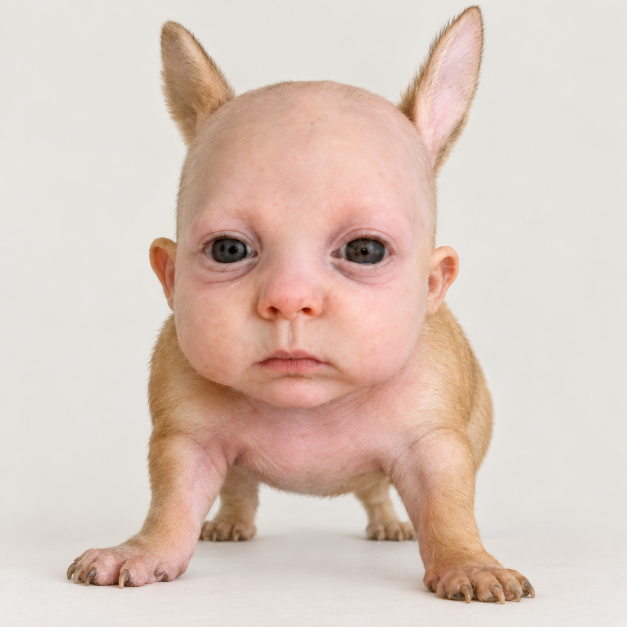
#> input picture art/reference/bunnidog_texture_source.png, 1254 x 1254 px (shown at 1/2 size)
$ python preview_apex_combat.py
#> lines starting #> are read from the running program, lines starting #| are printed output that depends on the picture
### art/sculpt_bunnidog.py
"""Hand-shaped Bunnidog surfaces and reference-calibrated photographic projection.

The head outline is sampled from the user's blue contour, in reference pixels.
Depth, eyelids, ear folds, body sections and paw paths are authored separately.
No sphere/ellipsoid primitives are used to build the animal.
"""
import math
from pathlib import Path

import numpy as np
from PIL import Image

# Coordinates on the user's 396x541 annotated reference. Left/right below refer
# to the image, not to the creature. Keep their different cheek/jaw transitions.
HEAD = np.array([
    (75, 169, 173, .02), (78, 150, 199, .85), (85, 129, 222, 1.55),
    (98, 108, 247, 2.25), (112, 94, 265, 2.65), (130, 84, 279, 2.95),
    (148, 78, 289, 3.12), (167, 75, 296, 3.25), (187, 74, 294, 3.34),
    (210, 73, 293, 3.32), (230, 72, 292, 3.25), (250, 70, 291, 3.42),
    (271, 69, 288, 3.51), (291, 70, 285, 3.48), (311, 73, 280, 3.42),
    (327, 78, 273, 3.32), (340, 87, 260, 3.15), (348, 110, 236, 2.97),
    (356, 131, 214, 2.67), (365, 149, 197, 1.85), (369, 166, 181, .8),
    (370.2, 173, 174, .02),
], dtype=float)
SCALE = 10.45 / (369 - 75)
Y_ORIGIN = 15.25 + 75 * SCALE
STANCE_DROP = .5
HIP_HEIGHT = 5.6 - STANCE_DROP
ANKLE_HEIGHT = .7

# Horizontal bounds on the generated texture source; these are NOT the target
# silhouette. The source is warped to the traced reference rather than vice versa.
SOURCE = np.array([
    (163, 610, 630), (175, 545, 698), (200, 468, 758), (250, 399, 815),
    (300, 370, 841), (400, 347, 858), (500, 344, 862), (600, 346, 858),
    (700, 365, 839), (750, 405, 804), (790, 507, 733), (815, 601, 637),
], dtype=float)
Y_MAP = np.array([(75, 163), (150, 330), (210, 462), (228, 502),
                  (281, 616), (330, 723), (369, 813), (420, 970), (504, 1190)], dtype=float)
PHOTO = np.asarray(Image.open(Path(__file__).parent / 'reference/bunnidog_texture_source.png').convert('RGB'), dtype=float)
FUR = np.asarray(Image.open(Path(__file__).parent / 'reference/bunnidog_fur_source.png').convert('RGB'), dtype=float)
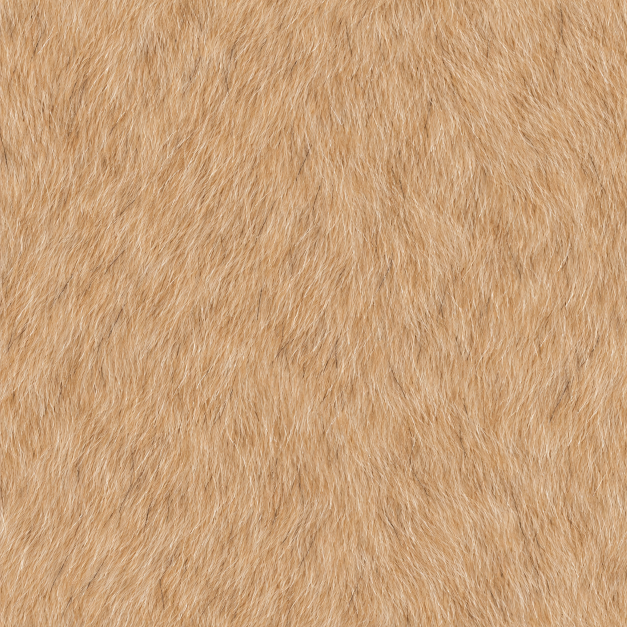
#> input picture art/reference/bunnidog_fur_source.png, 1254 x 1254 px (shown at 1/2 size)


# [26 lines left out: functions catmull, profile, not called in this run]


def g(x, y, cx, cy, rx, ry):
    exponent = -2 * (((x - cx) / rx) ** 2 + ((y - cy) / ry) ** 2)
    return np.exp(exponent) if np.ndim(exponent) else math.exp(exponent)


# [401 lines left out: functions face_depth, head_point, head_normal, head_chart_points, define, compact_stance and 2 more, not called in this run]


def mirror(v):
    return 1 - np.abs((v % 2) - 1)


# [102 lines left out: function surface_color, not called in this run]

### art/preview_bunnidog.py
#!/usr/bin/env python3
"""Render the actual generated Bunnidog mesh/atlas, without Minecraft or Blender.

    python3 art/preview_bunnidog.py

Requires Pillow and NumPy. No geometry or textures are approximated/redrawn.
"""
import math
from pathlib import Path

import numpy as np
from PIL import Image, ImageDraw, ImageFont

from gen_bunnidog import PARTS, ROOT, TILES, build_geometry, rotation
from sculpt_bunnidog import HIP_HEIGHT


# [138 lines left out: functions world_faces, render, not called in this run]


def font(size):
    try:
        return ImageFont.truetype('DejaVuSans.ttf', size)
    except OSError:
        return ImageFont.load_default(size=size)


# [21 lines left out: function main, not called in this run]


# [2 lines that do not run on import are left out]

### art/preview_apex_combat.py
#!/usr/bin/env python3
"""Approved sculpt with the renderer's creeper swelling/white-overlay transforms, not a client capture."""
import math
from pathlib import Path
import numpy as np
from PIL import Image, ImageDraw
from preview_bunnidog import ROOT, world_faces, render, font

ROOT=Path(ROOT)
sheet=Image.new('RGB',(1440,500),(238,234,226))
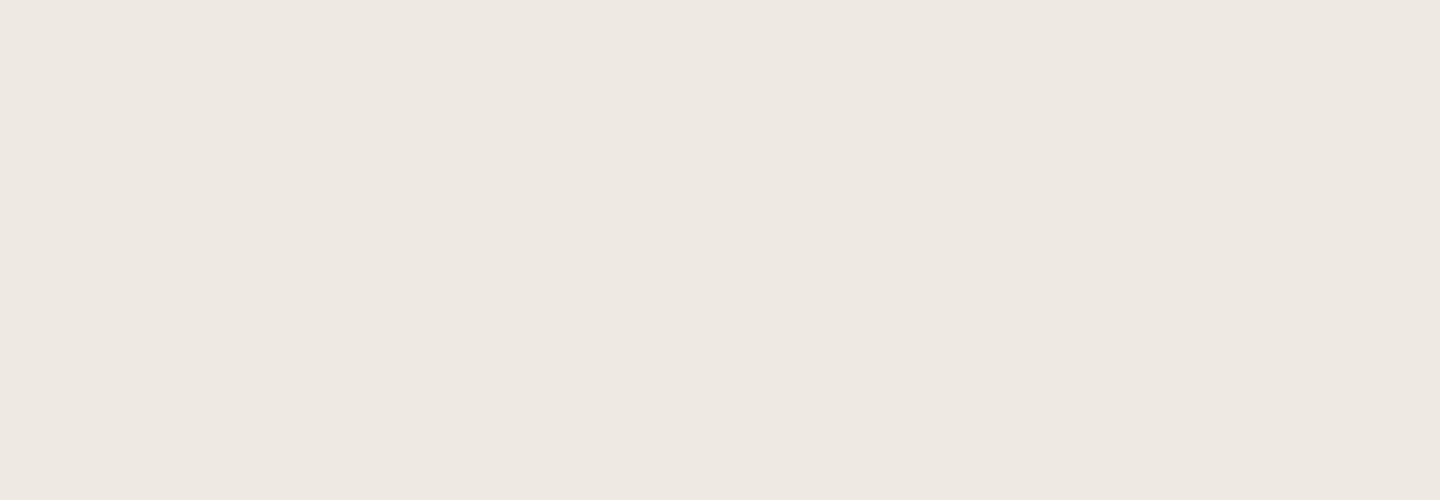
#> sheet: PIL image 1440x500 RGB; mean R, G, B 238, 234, 226
draw=ImageDraw.Draw(sheet)
draw.text((18,12),'Blastmaw fuse — equivalent renderer transforms / no wing geometry added',font=font(18),fill=(43,42,38))
#> (the run stopped early here; a loop or call above may not have finished)
